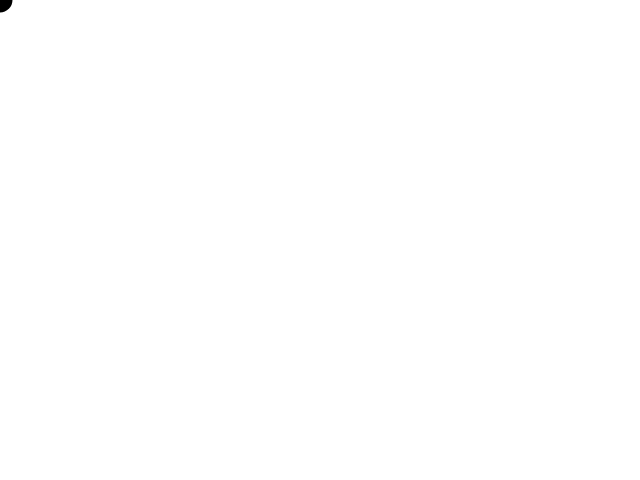
Frame 1 (no input)
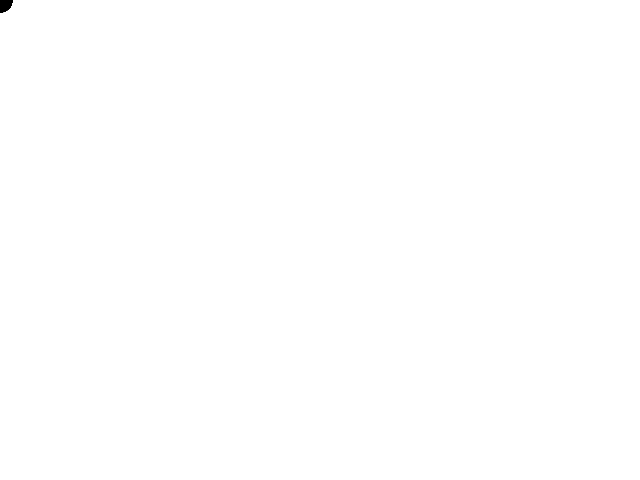
Frame 60 (no input)
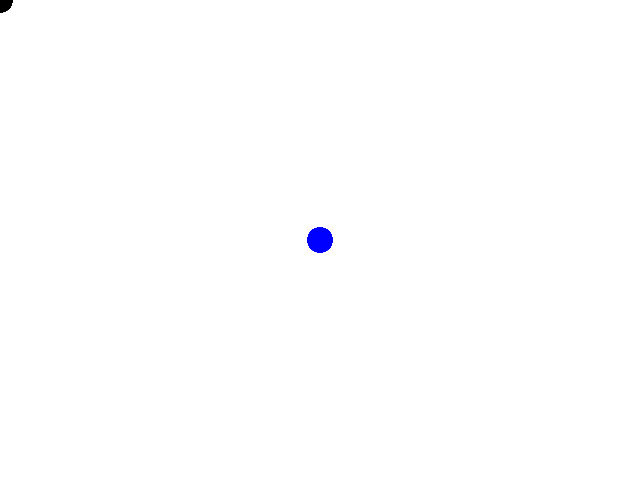
Frame 120 (the mouse pressed at the canvas centre since frame 60)

The p5.js sketch that drew these frames (run headless with seeded random() and noise() and a simulated clock; from frame 60 on, the mouse is pressed at the canvas centre):

// p5.js sketch
// ── sketch.js
function setup() {
  createCanvas(640, 480);
  noStroke();
  size_slider = createSlider(1, 100, 25, 0.5);
}

function draw() {
  size = size_slider.value();
  if (mouseIsPressed) {
    fill(-mouseX, -mouseY, mouseX);
  } else {
    fill(mouseX - mouseY, mouseY, mouseX);
  }
  ellipse(mouseX, mouseY, size);
}
